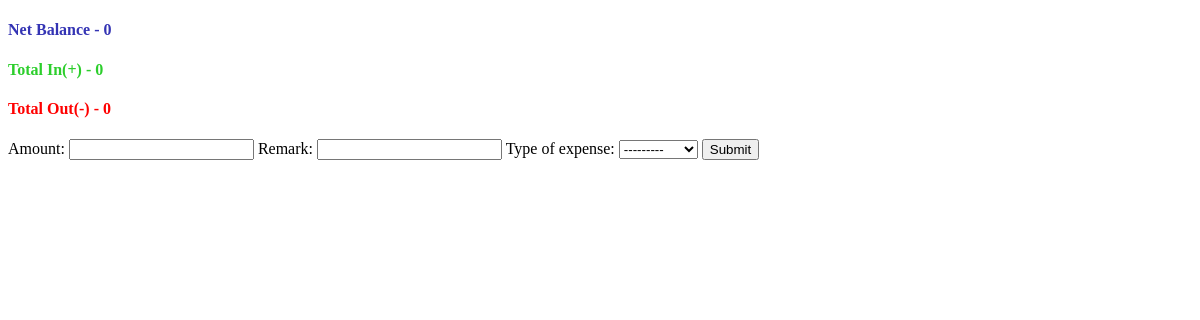
The page /myexp/book-expenses/School Expenses (signed in) on the database as committed earlier.
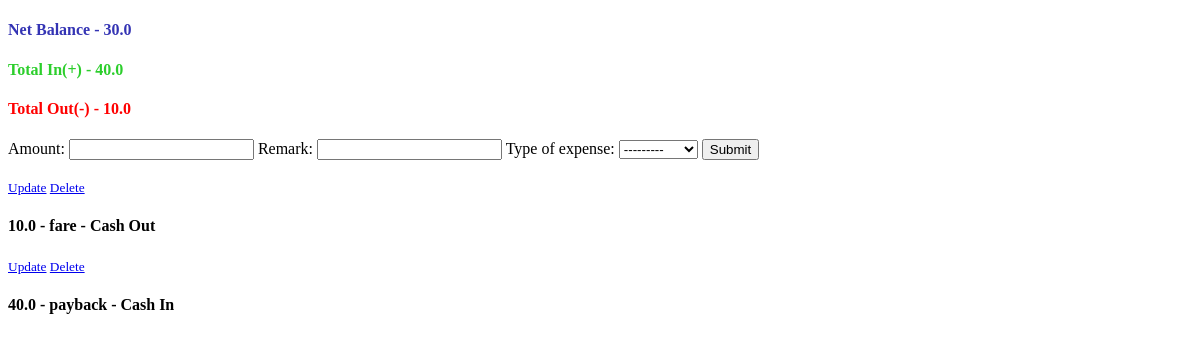
The same page on the database as committed later.
### my_expenses/models.py (models this page shows, shortened)
class Expense(models.Model):
    kinds = (
        ("Cash In", "Cash In"),
        ("Cash Out", "Cash Out")
    )
    id = models.UUIDField(primary_key=True, default=uuid.uuid4, editable=False)
    user = models.ForeignKey(User, null=True, on_delete=models.SET_NULL)
    amount = models.FloatField()
    remark = models.CharField(max_length=200, default="")
    project = models.ForeignKey(Book, null=True, on_delete=models.SET_NULL)
    type_of_expense = models.CharField(max_length=100, null=True, choices=kinds)
    date_created = models.DateTimeField(auto_now_add=True)
    date_modified = models.DateTimeField(auto_now=True)
    class Meta:
        ordering = ["-date_created"]

### my_expenses/views.py (the view)
# urls.py: path("book-expenses/<str:name>", project_expenses, name="book_expense"),
def project_expenses(request, name):
    user = request.user
    book = Book.objects.get(name=name)
    expenses = book.expense_set.filter(user=user)
    cash_in = []
    cash_out = []
    for i in expenses:
        if i.type_of_expense == "Cash In":
           cash_in.append(i.amount)
        elif i.type_of_expense == "Cash Out":
            cash_out.append(i.amount)
    sum_cash_in = sum([i for i in cash_in])
    sum_cash_out = sum([i for i in cash_out])
    total_out = str(sum_cash_out).strip("-")
    balance = -(sum_cash_out) + sum_cash_in
    forms = ExpenseForm(initial={"user":user, "project":book})
    instance_model = user
    if request.method == "POST":
        forms = ExpenseForm(request.POST)
        if forms.is_valid():
            forms.save()
            return redirect("book_expense", book.name)
    context = {
            "expenses":expenses, "total_in":sum_cash_in, "total_out":total_out,
            "balance":balance, "forms":forms
            }
    return render(request, "index.html", context)

### my_expenses/forms.py
class ExpenseForm(forms.ModelForm):
    class Meta:
        model = Expense
        fields = "__all__"
        widgets = {"user":forms.HiddenInput(), "project":forms.HiddenInput()}

### my_expenses/templates/index.html (shortened to what this page needs)
<!DOCTYPE html>
<html lang="en">
<head>
</head>
<body>
    <h4 style="color: rgb(52, 52, 180);">Net Balance - {{balance}}</h4>
    <h4 style="color: rgb(44, 206, 44);">Total In(+) - {{total_in}}</h4>
    <h4 style="color: red;">Total Out(-) - {{total_out}}</h4>
    <form method="POST">{% csrf_token %}
        {{forms}}
        <button type="submit">Submit</button>
    </form><br>
    {% for i in expenses %}
    <article class="media content-section">
        <div class="media-body">
        <div class="article-metadata">
            <small>
                <a href="{% url 'detail' i.id %}">Update</a>
            </small>
            <small>
                <a href="{% url 'delete' i.id %}">Delete</a>
            </small>
        </div>
        <h4>{{i.amount}} - {{i.remark}} - {{i.type_of_expense}}
        </h4>
        </div>
    </article>
    {% endfor %}
</body>
</html>

Rows that differ between the two databases and show on the page:
added Expense: amount "10.0", remark "fare", type_of_expense "Cash Out"
added Expense: amount "40.0", remark "payback", type_of_expense "Cash In"
Other text that changed with them:
{{ balance }}: "0" → "30.0"
{{ total_in }}: "0" → "40.0"
{{ total_out }}: "0" → "10.0"
